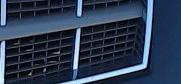
//> input picture source code/fin_build_v2.3_edit/train/non_plate_regions/10.jpg, 181 x 84 px, given in place of 10.jpg0.jpg, which was not available; the run also reads 1 picture not shown here
$ ./trainSVM 3 3 train/non_plate_regions/10.jpg train/non_plate_regions/11.jpg   (built with g++ and OpenCV 4)
//> lines starting //> are read from the running program, lines starting //| are printed output that depends on the picture; pictures that were not available may be replaced by others from this repository, and a replacement may not be noted
// name: Harrison Brookeman, Joseph Deguzman, Hong Moon, Zachary Zydron
// date: 2013-12-13
// version: 2.1

// Acknowledgement: Some of the code was brought and modified from the book "Mastering OpenCV with Practical Computer Vision Projects" by David Millan Escriva

/******************************************************************************
*   Ch5 of the book "Mastering OpenCV with Practical Computer Vision Projects"
*   Copyright Packt Publishing 2012.
*   http://www.packtpub.com/cool-projects-with-opencv/book
*****************************************************************************/

// Main entry code OpenCV

#include <cv.h>
#include <highgui.h>
#include <cvaux.h>

#include <iostream>
#include <vector>

using namespace std;
using namespace cv;


Mat histeq(Mat in)
{
    Mat out(in.size(), in.type());
    if(in.channels()==3){
        Mat hsv;
        vector<Mat> hsvSplit;
        cvtColor(in, hsv, CV_BGR2HSV);
        split(hsv, hsvSplit);
        equalizeHist(hsvSplit[2], hsvSplit[2]);
        merge(hsvSplit, hsv);
        cvtColor(hsv, out, CV_HSV2BGR);
    }else if(in.channels()==1){
        equalizeHist(in, out);
    }

    return out;

}


int main ( int argc, char** argv )
{
    cout << "OpenCV Training SVM Automatic Number Plate Recognition\n";
    cout << "\n";

    char* path_Plates;
    char* path_NoPlates;
    int numPlates;
    int numNoPlates;
    int imageWidth=171;
    int imageHeight=85;

    //Check if user specify image to process
    if(argc >= 5 )
    {
        numPlates= atoi(argv[1]);
        numNoPlates= atoi(argv[2]);
        path_Plates= argv[3];
        path_NoPlates= argv[4];

    }else{
        cout << "Usage:\n" << argv[0] << " <num Plate Files> <num Non Plate Files> <path to plate folder files> <path to non plate files> \n";
        return 0;
    }

    Mat classes;//(numPlates+numNoPlates, 1, CV_32FC1);
    Mat trainingData;//(numPlates+numNoPlates, imageWidth*imageHeight, CV_32FC1 );

    Mat trainingImages;
    vector<int> trainingLabels;

    for(int i=0; i< numPlates; i++)
    {

        stringstream ss(stringstream::in | stringstream::out);
        ss << path_Plates << i << ".jpg";
        //Mat img=imread(ss.str(), 0);

	// ***************************
	Mat img=imread(ss.str(), 1);
//> img is the input picture: 84 rows x 181 cols, CV_8UC3; mean B, G, R 80.9, 58.3, 43.8
	Mat img_gray;
	cvtColor(img, img_gray, CV_BGR2GRAY);
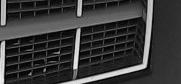
//> img_gray: 84 rows x 181 cols, CV_8UC1; min 1, max 246, mean 56.6
	blur(img_gray,img_gray, Size(3,3));
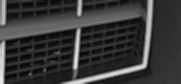
//> img_gray: 84 rows x 181 cols, CV_8UC1; min 5, max 233, mean 56.7
	img_gray = histeq(img_gray);
//> in histeq, `equalizeHist(in, out);`:
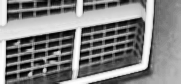
//> out: 84 rows x 181 cols, CV_8UC1; min 0, max 255, mean 129.1

	img_gray = img_gray.reshape(1, 1);
//> img_gray = 15204 values, max 255 at index 10393, min 0 at index 6905, mean 129.1
	img_gray.convertTo(img, CV_32FC1);
//> img has the same summary as img_gray
	// ****************************

	if(i==0)
	{
		cout << "plate_region rows: " << img_gray.rows << endl;   // ***********
//| plate_region rows: 1
		cout << "plate_region cols: " << img_gray.cols << endl << endl; // ***************
//| plate_region cols: 15204
	}
        trainingImages.push_back(img_gray); // *************
//> trainingImages has the same summary as img_gray
        trainingLabels.push_back(1);
    }
//> pass 2 of the loop `for(int i=0; i< numPlates; i++)`:
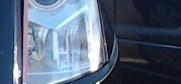
//> input picture source code/fin_build_v2.3_edit/train/non_plate_regions/11.jpg, 181 x 84 px, given in place of 10.jpg1.jpg, which was not available
//> img is the input picture: 84 rows x 181 cols, CV_8UC3; mean B, G, R 123.8, 103, 87.7
//> `blur(img_gray,img_gray, Size(3,3));`:
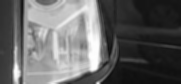
//> img_gray: 84 rows x 181 cols, CV_8UC1; min 15, max 254, mean 100.8
//> in histeq (call 2), `equalizeHist(in, out);`:
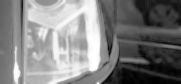
//> out: 84 rows x 181 cols, CV_8UC1; min 0, max 255, mean 128
//> `img_gray = img_gray.reshape(1, 1);`: img_gray = 15204 values, max 255 at index 6607, min 0 at index 13347, mean 128
//> img has the same summary as img_gray

    for(int i=0; i< numNoPlates; i++)
    {
        stringstream ss(stringstream::in | stringstream::out);
        ss << path_NoPlates << i << ".jpg";
        //Mat img=imread(ss.str(), 0);

	// ***************************
	Mat img=imread(ss.str(), 1);
	Mat img_gray;
	cvtColor(img, img_gray, CV_BGR2GRAY);
	blur(img_gray,img_gray, Size(3,3));
	img_gray = histeq(img_gray);

	img_gray = img_gray.reshape(1, 1);
	img_gray.convertTo(img, CV_32FC1);
	// ****************************

	if(i==0)
	{
		cout << "non_plate_region rows: " << img_gray.rows << endl; // ******
//| non_plate_region rows: 1
		cout << "non_plate_region cols: " << img_gray.cols << endl; // ******
//| non_plate_region cols: 15204
	}
        trainingImages.push_back(img_gray);  // **************
        trainingLabels.push_back(0);

    }
//> pass 2 of the loop `for(int i=0; i< numNoPlates; i++)`:
    // ***** Debugging messages ***********

    cout << "trainingLabels: " << trainingLabels.at(0) << endl;

    // **************************************

    Mat(trainingImages).copyTo(trainingData);
    //trainingData = trainingData.reshape(1,trainingData.rows);
    trainingData.convertTo(trainingData, CV_32FC1);
    Mat(trainingLabels).copyTo(classes);

    FileStorage fs("SVM.xml", FileStorage::WRITE);
    fs << "TrainingData" << trainingData;
    fs << "classes" << classes;
    fs.release();

    return 0;
}
